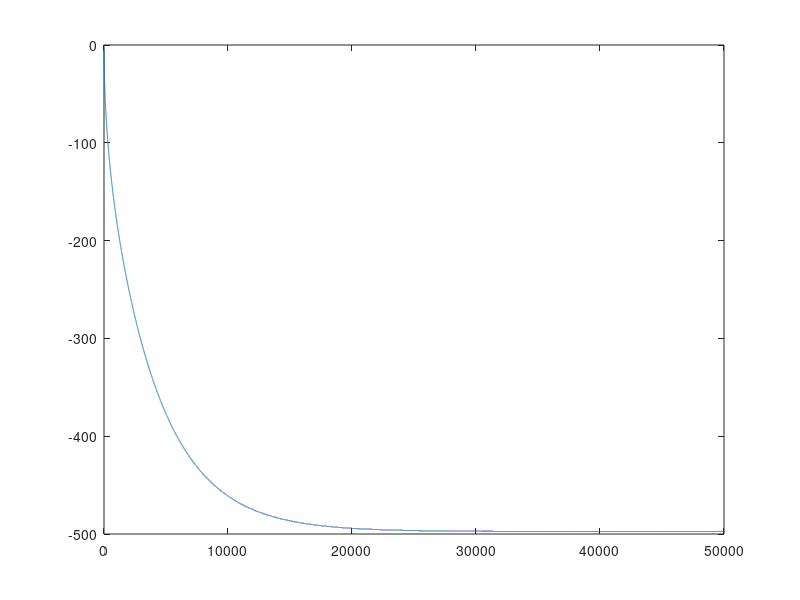

MATLAB code for this plot:
% gradient Descent method appling to exercise 2

clear;
clc;

%% Settings of initial values
n=100; %works when n is up to 5
x=zeros(n,1);
 
%xstar=[1:n]';
maxIter=50000;
L = 10;
M=L;
h = 1/(2*L);%h>1/L

%% Settings of parameter matrices and vectors
BB = zeros(n,n);
S = zeros(n,n);
e_1=zeros(n,1);
e_n=zeros(n,1);
%x=zeros(n,1);

%define matrix S
S(1,1)=1;
S(1,2)=-1;
S(n,n)=1;
S(n,n-1)=-1;
for i=2:(n-1)
	S(i,i-1)=-1;
	S(i,i)=2;
	S(i,i+1)=-1;
end

%define matrix BB
BB(1,1)= 2;
BB(1,2)= -1;
BB(n,n)= 1;
BB(n,n-1)= -1;
for i=2:(n-1)
	BB(i,i-1)=-1;
	BB(i,i)=2;
	BB(i,i+1)=-1;
end

%define vector e_n
e_n(n,1)=1;

%define vector e_1
e_1(1,1)=1;

%% GD with original function form
format long
% define f function 
  f = @(x)((L/4)*x'*BB*x-(L/2)*e_n'*x);
  gradf =@(x)((L/2)*BB*x-(L/2)*e_n); 
   
% define g function
  e = e_n-e_1;
  g = @(x)((M/4)*x'*S*x-(M/2)*e'*x);
  gradg =@(x)((M/2)*S*x-(M/2)*e); 
  
% define phi function
  phi =@(x) (f(x) + g(x));
  gradphi =@(x) (gradf(x) + gradg(x));
  %gradphi =@(x)((L/2)*BB*x+(M/2)*S*x-(M/2)*e-(L/2)*e_n);
  vec_fx = zeros(maxIter,1);
  vec_ec = zeros(maxIter,1);
%gradient decent method for exercise 2
tic
  for iter =1:maxIter   
      df = gradf(x);
      dg = gradg(x);
      d = df+dg;
      %gradphix = gradphi(x);
      %d = gradphix;
      %iter;
      x = x - h*d;
      fx = phi(x);
      vec_fx(iter) = fx;
      vec_ec(iter)= toc;
      max(x);
  end
x';
  vec_fx = vec_fx(1:iter);
  vec_ec =vec_ec(1:iter);
  plot(vec_ec,vec_fx)
  plot(vec_fx)
